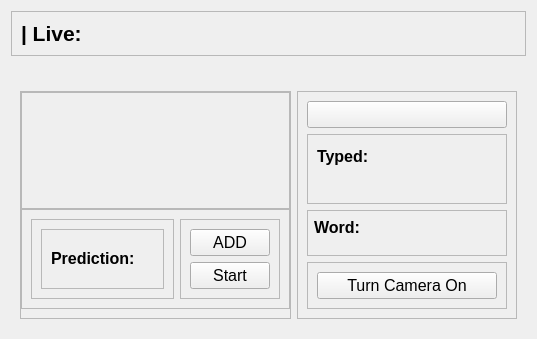
         <widget class="QWidget" name="Live_pg">
          <layout class="QVBoxLayout" name="verticalLayout_43">
           <item>
            <widget class="QFrame" name="LiveTopFrame">
             <property name="frameShape">
              <enum>QFrame::StyledPanel</enum>
             </property>
             <property name="frameShadow">
              <enum>QFrame::Raised</enum>
             </property>
             <layout class="QHBoxLayout" name="horizontalLayout_17">
              <item alignment="Qt::AlignLeft">
               <widget class="QLabel" name="Livetoplabel">
                <property name="text">
                 <string>&lt;html&gt;&lt;head/&gt;&lt;body&gt;&lt;p&gt;&lt;span style=&quot; font-size:16pt; font-weight:700;&quot;&gt;| Live: &lt;/span&gt;&lt;/p&gt;&lt;/body&gt;&lt;/html&gt;</string>
                </property>
               </widget>
              </item>
              <item>
               <widget class="QLabel" name="LiveModeLabel">
                <property name="sizePolicy">
                 <sizepolicy hsizetype="Expanding" vsizetype="Preferred">
                  <horstretch>0</horstretch>
                  <verstretch>0</verstretch>
                 </sizepolicy>
                </property>
                <property name="font">
                 <font>
                  <pointsize>12</pointsize>
                  <bold>true</bold>
                 </font>
                </property>
                <property name="text">
                 <string/>
                </property>
               </widget>
              </item>
              <item>
               <spacer name="horizontalSpacer_3">
                <property name="orientation">
                 <enum>Qt::Horizontal</enum>
                </property>
                <property name="sizeHint" stdset="0">
                 <size>
                  <width>40</width>
                  <height>20</height>
                 </size>
                </property>
               </spacer>
              </item>
             </layout>
            </widget>
           </item>
           <item alignment="Qt::AlignTop">
            <widget class="QLabel" name="CameraStatus">
             <property name="text">
              <string/>
             </property>
            </widget>
           </item>
           <item>
            <widget class="QWidget" name="LiveMainWidget" native="true">
             <layout class="QHBoxLayout" name="horizontalLayout_18">
              <item>
               <widget class="QFrame" name="leftframe">
                <property name="sizePolicy">
                 <sizepolicy hsizetype="MinimumExpanding" vsizetype="MinimumExpanding">
                  <horstretch>0</horstretch>
                  <verstretch>0</verstretch>
                 </sizepolicy>
                </property>
                <property name="frameShape">
                 <enum>QFrame::StyledPanel</enum>
                </property>
                <property name="frameShadow">
                 <enum>QFrame::Raised</enum>
                </property>
                <layout class="QVBoxLayout" name="verticalLayout_45">
                 <property name="spacing">
                  <number>0</number>
                 </property>
                 <property name="leftMargin">
                  <number>0</number>
                 </property>
                 <property name="topMargin">
                  <number>0</number>
                 </property>
                 <property name="rightMargin">
                  <number>0</number>
                 </property>
                 <item>
                  <widget class="QFrame" name="LiveCVframe">
                   <property name="sizePolicy">
                    <sizepolicy hsizetype="Expanding" vsizetype="Expanding">
                     <horstretch>0</horstretch>
                     <verstretch>0</verstretch>
                    </sizepolicy>
                   </property>
                   <property name="frameShape">
                    <enum>QFrame::StyledPanel</enum>
                   </property>
                   <property name="frameShadow">
                    <enum>QFrame::Raised</enum>
                   </property>
                   <layout class="QVBoxLayout" name="verticalLayout_50">
                    <property name="spacing">
                     <number>0</number>
                    </property>
                    <property name="leftMargin">
                     <number>0</number>
                    </property>
                    <property name="topMargin">
                     <number>0</number>
                    </property>
                    <property name="rightMargin">
                     <number>0</number>
                    </property>
                    <property name="bottomMargin">
                     <number>0</number>
                    </property>
                    <item>
                     <widget class="QLabel" name="LiveFootageLabel">
                      <property name="sizePolicy">
                       <sizepolicy hsizetype="Maximum" vsizetype="Maximum">
                        <horstretch>0</horstretch>
                        <verstretch>0</verstretch>
                       </sizepolicy>
                      </property>
                      <property name="text">
                       <string/>
                      </property>
                     </widget>
                    </item>
                   </layout>
                  </widget>
                 </item>
                 <item alignment="Qt::AlignBottom">
                  <widget class="QFrame" name="bottomLiveFrame">
                   <property name="frameShape">
                    <enum>QFrame::StyledPanel</enum>
                   </property>
                   <property name="frameShadow">
                    <enum>QFrame::Raised</enum>
                   </property>
                   <layout class="QHBoxLayout" name="horizontalLayout_19">
                    <item>
                     <widget class="QFrame" name="LiveBottomInfoFrame">
                      <property name="frameShape">
                       <enum>QFrame::StyledPanel</enum>
                      </property>
                      <property name="frameShadow">
                       <enum>QFrame::Raised</enum>
                      </property>
                      <layout class="QVBoxLayout" name="verticalLayout_47">
                       <item>
                        <widget class="QFrame" name="frame_7">
                         <property name="frameShape">
                          <enum>QFrame::StyledPanel</enum>
                         </property>
                         <property name="frameShadow">
                          <enum>QFrame::Raised</enum>
                         </property>
                         <layout class="QHBoxLayout" name="horizontalLayout_32">
                          <item alignment="Qt::AlignRight">
                           <widget class="QLabel" name="LivePredictionLabel">
                            <property name="font">
                             <font>
                              <pointsize>12</pointsize>
                              <bold>true</bold>
                             </font>
                            </property>
                            <property name="text">
                             <string>&lt;html&gt;&lt;head/&gt;&lt;body&gt;&lt;p&gt;&lt;span style=&quot; font-size:12pt; font-weight:700;&quot;&gt;Prediction:&lt;/span&gt;&lt;/p&gt;&lt;/body&gt;&lt;/html&gt;</string>
                            </property>
                           </widget>
                          </item>
                          <item alignment="Qt::AlignLeft">
                           <widget class="QLabel" name="predictionlabel">
                            <property name="font">
                             <font>
                              <pointsize>16</pointsize>
                              <bold>true</bold>
                             </font>
                            </property>
                            <property name="text">
                             <string/>
                            </property>
                           </widget>
                          </item>
                         </layout>
                        </widget>
                       </item>
                      </layout>
                     </widget>
                    </item>
                    <item>
                     <widget class="QFrame" name="LiveButtonsFrame">
                      <property name="frameShape">
                       <enum>QFrame::StyledPanel</enum>
                      </property>
                      <property name="frameShadow">
                       <enum>QFrame::Raised</enum>
                      </property>
                      <layout class="QVBoxLayout" name="verticalLayout_46">
                       <item>
                        <widget class="QPushButton" name="LiveAddtoTypedButton">
                         <property name="font">
                          <font>
                           <pointsize>12</pointsize>
                           <bold>false</bold>
                          </font>
                         </property>
                         <property name="text">
                          <string>ADD</string>
                         </property>
                         <property name="iconSize">
                          <size>
                           <width>24</width>
                           <height>24</height>
                          </size>
                         </property>
                        </widget>
                       </item>
                       <item>
                        <widget class="QPushButton" name="LiveContinueButton">
                         <property name="font">
                          <font>
                           <pointsize>12</pointsize>
                          </font>
                         </property>
                         <property name="text">
                          <string>Start</string>
                         </property>
                         <property name="icon">
                          <iconset resource="../qss/icons/Icons.qrc">
                           <normaloff>:/icons/png2svg/continue-white.svg</normaloff>
                           <activeoff>:/icons/png2svg/continue-white.svg</activeoff>
                           <activeon>:/icons/png2svg/continue-green.svg</activeon>:/icons/png2svg/continue-white.svg</iconset>
                         </property>
                         <property name="iconSize">
                          <size>
                           <width>24</width>
                           <height>24</height>
                          </size>
                         </property>
                        </widget>
                       </item>
                      </layout>
                     </widget>
                    </item>
                   </layout>
                  </widget>
                 </item>
                </layout>
               </widget>
              </item>
              <item alignment="Qt::AlignRight">
               <widget class="QFrame" name="LiveRightFrame">
                <property name="frameShape">
                 <enum>QFrame::StyledPanel</enum>
                </property>
                <property name="frameShadow">
                 <enum>QFrame::Raised</enum>
                </property>
                <layout class="QVBoxLayout" name="verticalLayout_44">
                 <item>
                  <widget class="QPushButton" name="LiveToTranslatorButton">
                   <property name="font">
                    <font>
                     <pointsize>12</pointsize>
                    </font>
                   </property>
                   <property name="cursor">
                    <cursorShape>OpenHandCursor</cursorShape>
                   </property>
                   <property name="toolTip">
                    <string>To Translator</string>
                   </property>
                   <property name="text">
                    <string/>
                   </property>
                   <property name="icon">
                    <iconset resource="../qss/icons/Icons.qrc">
                     <normaloff>:/icons/png2svg/quitmenu-white.svg</normaloff>
                     <activeoff>:/icons/png2svg/quitmenu-white.svg</activeoff>
                     <activeon>:/icons/png2svg/quitmenu-green.svg</activeon>:/icons/png2svg/quitmenu-white.svg</iconset>
                   </property>
                   <property name="iconSize">
                    <size>
                     <width>24</width>
                     <height>24</height>
                    </size>
                   </property>
                  </widget>
                 </item>
                 <item>
                  <widget class="QScrollArea" name="scrollArea_3">
                   <property name="sizePolicy">
                    <sizepolicy hsizetype="Minimum" vsizetype="Preferred">
                     <horstretch>0</horstretch>
                     <verstretch>0</verstretch>
                    </sizepolicy>
                   </property>
                   <property name="minimumSize">
                    <size>
                     <width>200</width>
                     <height>0</height>
                    </size>
                   </property>
                   <property name="maximumSize">
                    <size>
                     <width>200</width>
                     <height>16777215</height>
                    </size>
                   </property>
                   <property name="widgetResizable">
                    <bool>true</bool>
                   </property>
                   <widget class="QWidget" name="scrollAreaWidgetContents">
                    <property name="geometry">
                     <rect>
                      <x>0</x>
                      <y>0</y>
                      <width>200</width>
                      <height>125</height>
                     </rect>
                    </property>
                    <layout class="QVBoxLayout" name="verticalLayout_39">
                     <item alignment="Qt::AlignBottom">
                      <widget class="QLabel" name="typedinfolabel">
                       <property name="font">
                        <font>
                         <pointsize>14</pointsize>
                         <bold>true</bold>
                        </font>
                       </property>
                       <property name="text">
                        <string>&lt;html&gt;&lt;head/&gt;&lt;body&gt;&lt;p&gt;&lt;span style=&quot; font-size:12pt; font-weight:700;&quot;&gt;Typed:&lt;/span&gt;&lt;/p&gt;&lt;/body&gt;&lt;/html&gt;</string>
                       </property>
                      </widget>
                     </item>
                     <item alignment="Qt::AlignTop">
                      <widget class="QLabel" name="typedinputlabel">
                       <property name="font">
                        <font>
                         <pointsize>12</pointsize>
                         <bold>true</bold>
                        </font>
                       </property>
                       <property name="text">
                        <string/>
                       </property>
                      </widget>
                     </item>
                    </layout>
                   </widget>
                  </widget>
                 </item>
                 <item alignment="Qt::AlignVCenter">
                  <widget class="QFrame" name="frame_6">
                   <property name="frameShape">
                    <enum>QFrame::StyledPanel</enum>
                   </property>
                   <property name="frameShadow">
                    <enum>QFrame::Raised</enum>
                   </property>
                   <layout class="QVBoxLayout" name="verticalLayout_25">
                    <property name="spacing">
                     <number>0</number>
                    </property>
                    <property name="leftMargin">
                     <number>6</number>
                    </property>
                    <property name="topMargin">
                     <number>7</number>
                    </property>
                    <property name="rightMargin">
                     <number>0</number>
                    </property>
                    <property name="bottomMargin">
                     <number>0</number>
                    </property>
                    <item>
                     <widget class="QLabel" name="LiveLabel">
                      <property name="font">
                       <font>
                        <pointsize>16</pointsize>
                        <bold>true</bold>
                       </font>
                      </property>
                      <property name="text">
                       <string>&lt;html&gt;&lt;head/&gt;&lt;body&gt;&lt;p&gt;&lt;span style=&quot; font-size:12pt; font-weight:700;&quot;&gt;Word:&lt;/span&gt;&lt;/p&gt;&lt;/body&gt;&lt;/html&gt;</string>
                      </property>
                     </widget>
                    </item>
                    <item>
                     <widget class="QLabel" name="CurrentWordLabel">
                      <property name="sizePolicy">
                       <sizepolicy hsizetype="Preferred" vsizetype="Expanding">
                        <horstretch>0</horstretch>
                        <verstretch>0</verstretch>
                       </sizepolicy>
                      </property>
                      <property name="font">
                       <font>
                        <pointsize>12</pointsize>
                        <bold>true</bold>
                       </font>
                      </property>
                      <property name="text">
                       <string/>
                      </property>
                     </widget>
                    </item>
                   </layout>
                  </widget>
                 </item>
                 <item alignment="Qt::AlignTop">
                  <widget class="QFrame" name="frame_8">
                   <property name="frameShape">
                    <enum>QFrame::StyledPanel</enum>
                   </property>
                   <property name="frameShadow">
                    <enum>QFrame::Raised</enum>
                   </property>
                   <layout class="QHBoxLayout" name="horizontalLayout_20">
                    <item>
                     <widget class="QPushButton" name="ToggleCamera">
                      <property name="font">
                       <font>
                        <pointsize>12</pointsize>
                       </font>
                      </property>
                      <property name="text">
                       <string>Turn Camera On</string>
                      </property>
                      <property name="icon">
                       <iconset resource="../qss/icons/Icons.qrc">
                        <normaloff>:/icons/png2svg/camera-On.svg</normaloff>
                        <normalon>:/icons/png2svg/Camera-Off.svg</normalon>:/icons/png2svg/camera-On.svg</iconset>
                      </property>
                      <property name="iconSize">
                       <size>
                        <width>24</width>
                        <height>24</height>
                       </size>
                      </property>
                     </widget>
                    </item>
                   </layout>
                  </widget>
                 </item>
                </layout>
               </widget>
              </item>
             </layout>
            </widget>
           </item>
          </layout>
         </widget>
